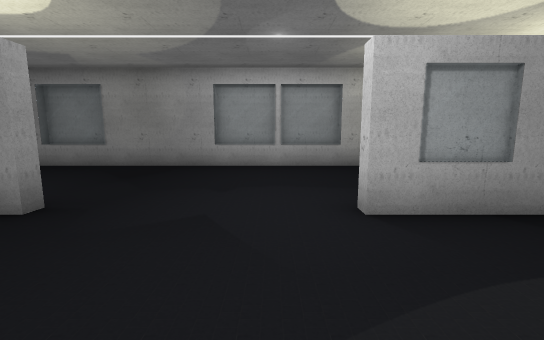
view 1 (above)

12 first-person views from a walk through a scene from a Unity 3-D project. The camera is 1.3 m above the floor, tilts 8° down and sees 90° across. The floor is counted in squares, 1.2 m on a side. Each view is taken from the middle of a square. On the plan, view 1 faces up. The plan holds only what a view shows up to about 12 squares ahead; the rest is blank. The place goes on beyond the plan. The player character is not drawn.

view 2
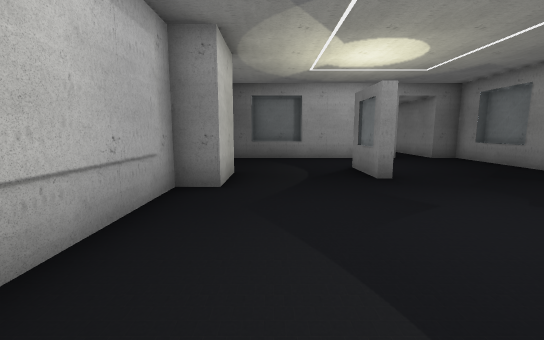

view 3
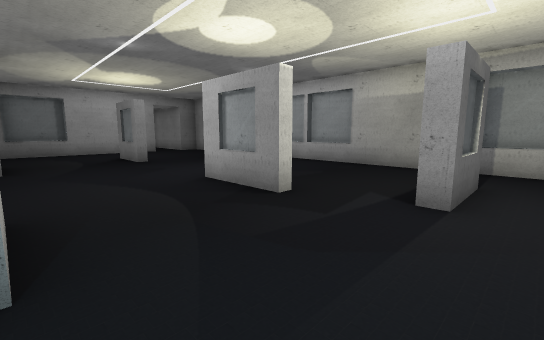

view 4
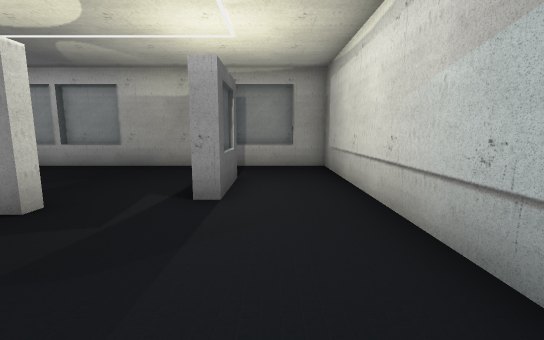

view 5
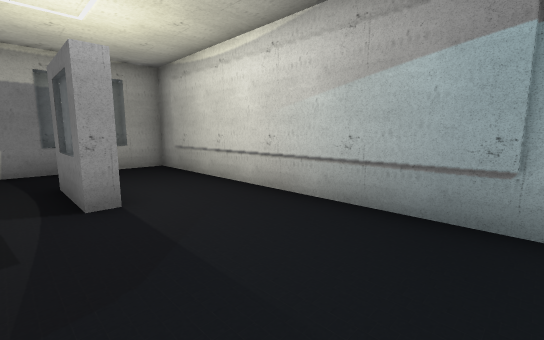

view 6
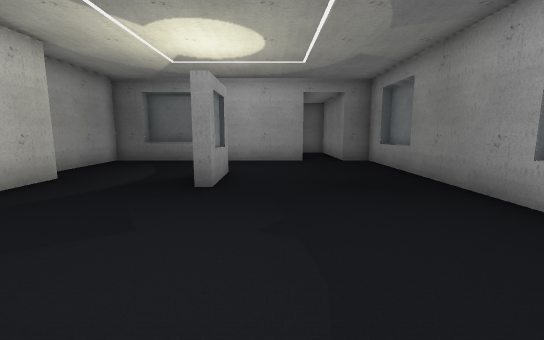

view 7
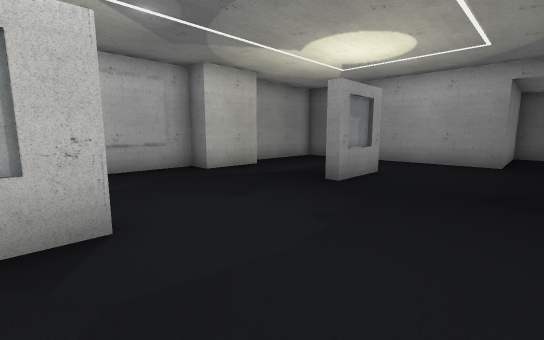

view 8
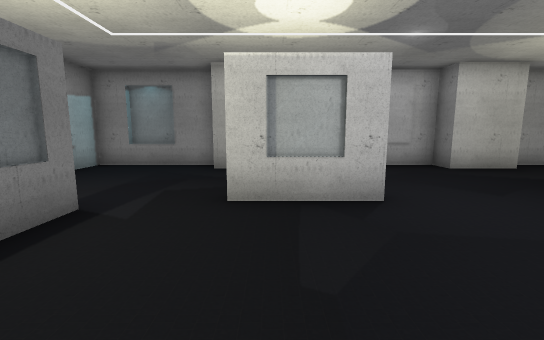

view 9
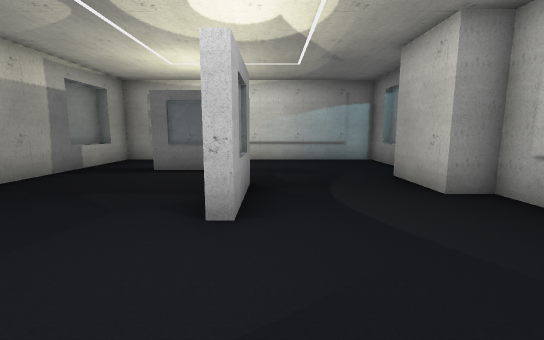

view 10
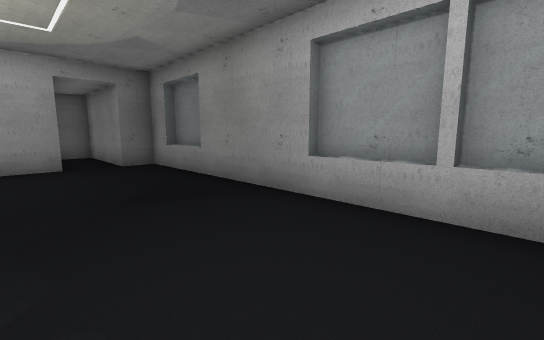

view 11
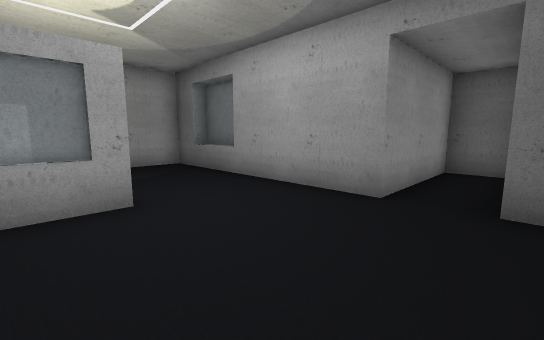

view 12
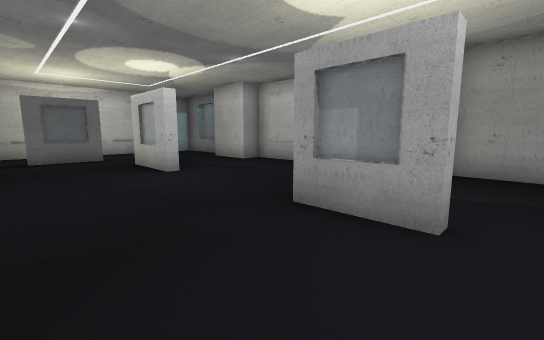

### Floor plan
Points are (right, up) in squares from view 1. A wall is a line through its corners. A room is listed if a view was taken in it or the views show most of it. See-through windows are left out.
Room 1 (views 1, 2, 3, 4, 5, 6, 7, 8, 9, 10, 11, 12)
walls: (1.2, 3.8) (3.7, 3.8) (3.7, 3.5) (1.2, 3.5) (1.2, 3.8); (-3.3, 3.8) (-3.3, 3.5) (-5.3, 3.5) (-5.3, 3.8) (-3.3, 3.8); (-4.8, 3.9) (-4.8, 3.4); (0.1, 9) (-1.9, 9); (-4.4, 0) (-2.3, 0) (-2.3, -0.9) (2.7, -0.9) (2.7, 0) (4.8, 0); (2.2, 9) (0.2, 9); (-5.4, 9) (-7.3, 9); (6.2, 6.5) (6.2, 4.3) (5.7, 4.3) (5.7, 6.5); (4.9, -0.9) (8.6, -0.9) (8.6, 6.5); (-8.8, 2.2) (-8.8, 0.2) (-8.2, 0.2); (6.1, -1.2) (7.8, -1.2); (6.6, 8.7) (-8.4, 8.7) (-8.4, 7.7) (-12.4, 7.7) (-12.4, 6.2) (-8.4, 6.2) (-8.4, -0.9) (-4.4, -0.9)
ways out: opening at (6, 7.5) to room 2; opening at (7.5, 5.5) to room 2
Room 2 (no view inside)
walls: (7.7, 9) (5.8, 9); (8.6, 6.5) (8.6, 8.7) (6.6, 8.7)
ways out: opening at (6, 7.5) to room 1; opening at (7.5, 5.5) to room 1

Positions as (right, up) in squares from view 1, and headings:
1: (0, 0), facing up
2: (3, 1), facing left
3: (7, 0), facing up-left
4: (7, 0), facing up
5: (5, 0), facing up-right
6: (2, 5), facing left
7: (2, 7), facing down-left
8: (3, 8), facing down
9: (-2, 3), facing right
10: (1, 5), facing up-left
11: (-4, 8), facing down-left
12: (-6, 7), facing down-right
